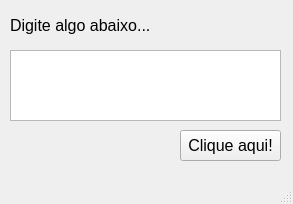
<?xml version="1.0" encoding="UTF-8"?>
<ui version="4.0">
 <class>MainWindow</class>
 <widget class="QMainWindow" name="MainWindow">
  <property name="geometry">
   <rect>
    <x>0</x>
    <y>0</y>
    <width>293</width>
    <height>204</height>
   </rect>
  </property>
  <property name="windowTitle">
   <string>MainWindow</string>
  </property>
  <widget class="QWidget" name="centralwidget">
   <widget class="QLabel" name="text_label">
    <property name="geometry">
     <rect>
      <x>10</x>
      <y>15</y>
      <width>271</width>
      <height>21</height>
     </rect>
    </property>
    <property name="font">
     <font>
      <family>Arial</family>
      <pointsize>12</pointsize>
     </font>
    </property>
    <property name="text">
     <string>Digite algo abaixo...</string>
    </property>
   </widget>
   <widget class="QTextEdit" name="texto">
    <property name="geometry">
     <rect>
      <x>10</x>
      <y>50</y>
      <width>271</width>
      <height>71</height>
     </rect>
    </property>
    <property name="font">
     <font>
      <family>Arial</family>
      <pointsize>12</pointsize>
     </font>
    </property>
   </widget>
   <widget class="QPushButton" name="clique_aqui">
    <property name="geometry">
     <rect>
      <x>180</x>
      <y>130</y>
      <width>101</width>
      <height>31</height>
     </rect>
    </property>
    <property name="font">
     <font>
      <family>Arial</family>
      <pointsize>12</pointsize>
     </font>
    </property>
    <property name="text">
     <string>Clique aqui!</string>
    </property>
   </widget>
  </widget>
  <widget class="QMenuBar" name="menubar">
   <property name="geometry">
    <rect>
     <x>0</x>
     <y>0</y>
     <width>293</width>
     <height>21</height>
    </rect>
   </property>
  </widget>
  <widget class="QStatusBar" name="statusbar"/>
 </widget>
 <resources/>
 <connections/>
</ui>
